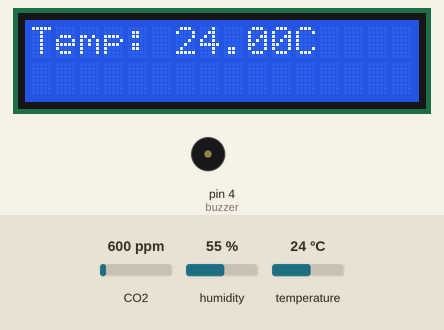
The sketch below on a simulated Arduino Uno, built with avr-gcc and run on an emulated ATmega328P. On the bench: 16×2 character LCD, buzzer (waves = sounding). The test bench sets the inputs (shaded band); at power-on: CO2 600 ppm, humidity 55 %, temperature 24 °C. What the sketch prints to the serial monitor is not drawn.

Above: at 1.3 s.
1.4 s: CO2 set to 452 ppm
At 6.7 s:
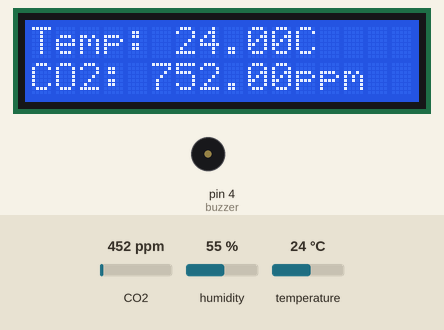
7.0 s: CO2 set to 1050 ppm
15.6 s: humidity set to 22 %
At 21.9 s:
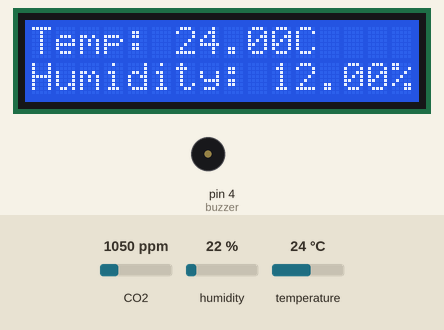
22.7 s: temperature set to 12 °C
At 27.8 s:
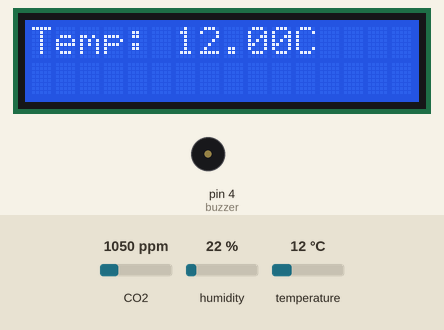
28.1 s: humidity set to 40 %
At 32.5 s:
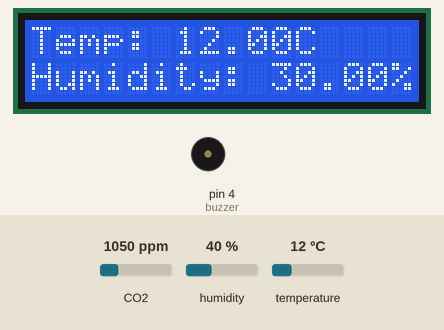
33.3 s: CO2 set to 1700 ppm
At 37.9 s:
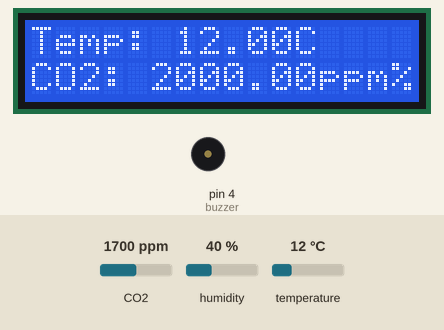
Timing chart, 0 to 39.4 s (numbered marks = the images above; inputs shaded):
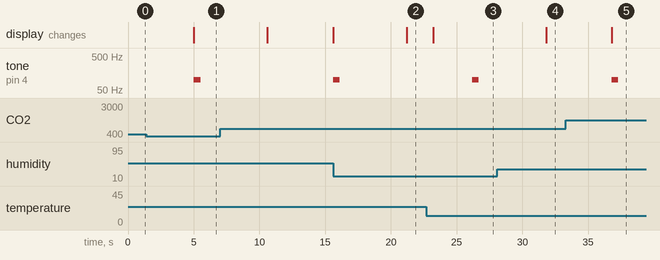

The sketch:

arduino.ino
```cpp
#include <LiquidCrystal_I2C.h>
#include <DHT.h>
#include <Wire.h>
#include <SoftwareSerial.h>
#include <MQ135.h>
#include <math.h>

LiquidCrystal_I2C lcd(0x27, 16, 2);  // Устанавливаем дисплей
#define DHTPIN 5
#define DHTTYPE DHT11
#define CACHE_SIZE 5
DHT dht(DHTPIN, DHTTYPE);
MQ135 gasSensor(A3);
int buzzer = 4;
unsigned long previousMillis = 0;
const long interval = 5000;
bool isHumidityDisplayed = false;
SoftwareSerial BTSerial(10, 11);

float prevTemp, prevHum, prevGasPPM;

// Контракт обмена сообщениями размера CACHE_SIZE
// "{temperature}#{humidity}#{ppm}", значения приходящего кеша разделяются ","
String outputCache[CACHE_SIZE];

void setup() {
    lcd.begin(16, 2);
    lcd.init();
    lcd.backlight();
    dht.begin();
    Serial.begin(9600);
    BTSerial.begin(9600);
    MQ135 gasSensor = MQ135(A0);
}

void loop() {
    float temp = dht.readTemperature();
    float hum = dht.readHumidity();
    int gasValue = gasSensor.getPPM();
    unsigned long currentMillis = millis();

    if (isnan(temp)) {
        temp = prevTemp;
        displayInformation(0, 0, concat("Temp: ", temp, "C"), true);
    } else {
        if (temp != prevTemp) {
            prevTemp = temp;
            displayInformation(0, 0, concat("Temp: ", temp, "C"), true);
        }
    }
    if (currentMillis - previousMillis >= interval) {
        previousMillis = currentMillis;
        if (isHumidityDisplayed) {
            if (isnan(hum)) {
                hum = prevHum;
                displayInformation(0, 2, concat("Humidity: ", hum - 10, "%"), false);
                isHumidityDisplayed = false;
            } else {
                if (hum != prevHum) {
                    prevHum = hum;
                    displayInformation(0, 1, concat("Humidity: ", hum - 10, "%"), false);
                    isHumidityDisplayed = false;
                }
            }}else {
            if (gasValue > 100 && gasValue != prevGasPPM) {
                prevGasPPM = gasValue;
                displayInformation(0, 1, concat("CO2: ", prevGasPPM + 300, "ppm"), false);
                isHumidityDisplayed = true;
            }
            if (prevGasPPM + 300 > 100) {
                tone(buzzer, 100);
                delay(500);
                noTone(buzzer);
                isHumidityDisplayed = true;
            }

            Serial.println(concat("Temperature: ", temp, " C"));
            Serial.println(concat("Humidity: ", hum, " %"));
            Serial.println(concat("Gas Level: ", gasValue, " PPM"));

            String currentResult = getCurrentOutput(temp, hum, gasValue);
            updateCache(currentResult);
            Serial.println(currentResult);
            BTSerial.println(getOverallOutput());
            Serial.println(getOverallOutput());

            delay(interval);  // Задержка между чтениями
        }
    }
}

// Отображение какого-либо контента на LCD
void displayInformation(int offsetX, int offsetY, String content, bool clear) {
    if (clear) {
        lcd.clear();
    }
    lcd.setCursor(offsetX, offsetY);
    lcd.print(content);
}

// Получает текущий контрактный вывод информации вида {temperature}#{humidity}#{ppm}
String getCurrentOutput(float temperature, float humidity, int gasValue) {
    return concat(temperature, "#", humidity, "#", gasValue);
}

// Получает общий вывод по кешу, разделяя его ","
String getOverallOutput() {
    String cacheDump = "";
    for (int i = 0; i < CACHE_SIZE; i++) {
        cacheDump = concat(cacheDump, outputCache[i], ",");
    }
    return cacheDump;
}

// Обновляет кеш, постепенно избавляясь от самых старых значений
// Добавляет новое значение в самое начало
void updateCache(String newOutput) {
    for (int i = CACHE_SIZE - 2; i >= 0; i--) {
        outputCache[i + 1] = outputCache[i];
    }
    outputCache[0] = newOutput;
}

// Костыль, чтобы конкатенировать примитивы помимо строк
// (по умолчанию необходимо приводить float/int/byte... в String(float), а только потом можно конкатенироваться)
String concat() {
    return "";
}
template<typename T, typename... Args>
String concat(T first, Args... args) {
    return String(first) + concat(args...);
}
```

Measured:
- after the input at 1.4 s, the display: changes after 3.6 s (image 1)
- after the input at 15.6 s, the display: changes after 5.6 s (image 2)
- after the input at 22.7 s, the display: changes after 0.52 s (image 3)
- after the input at 28.1 s, the display: changes after 3.7 s (image 4)
- after the input at 33.3 s, the display: changes after 3.5 s (image 5)
